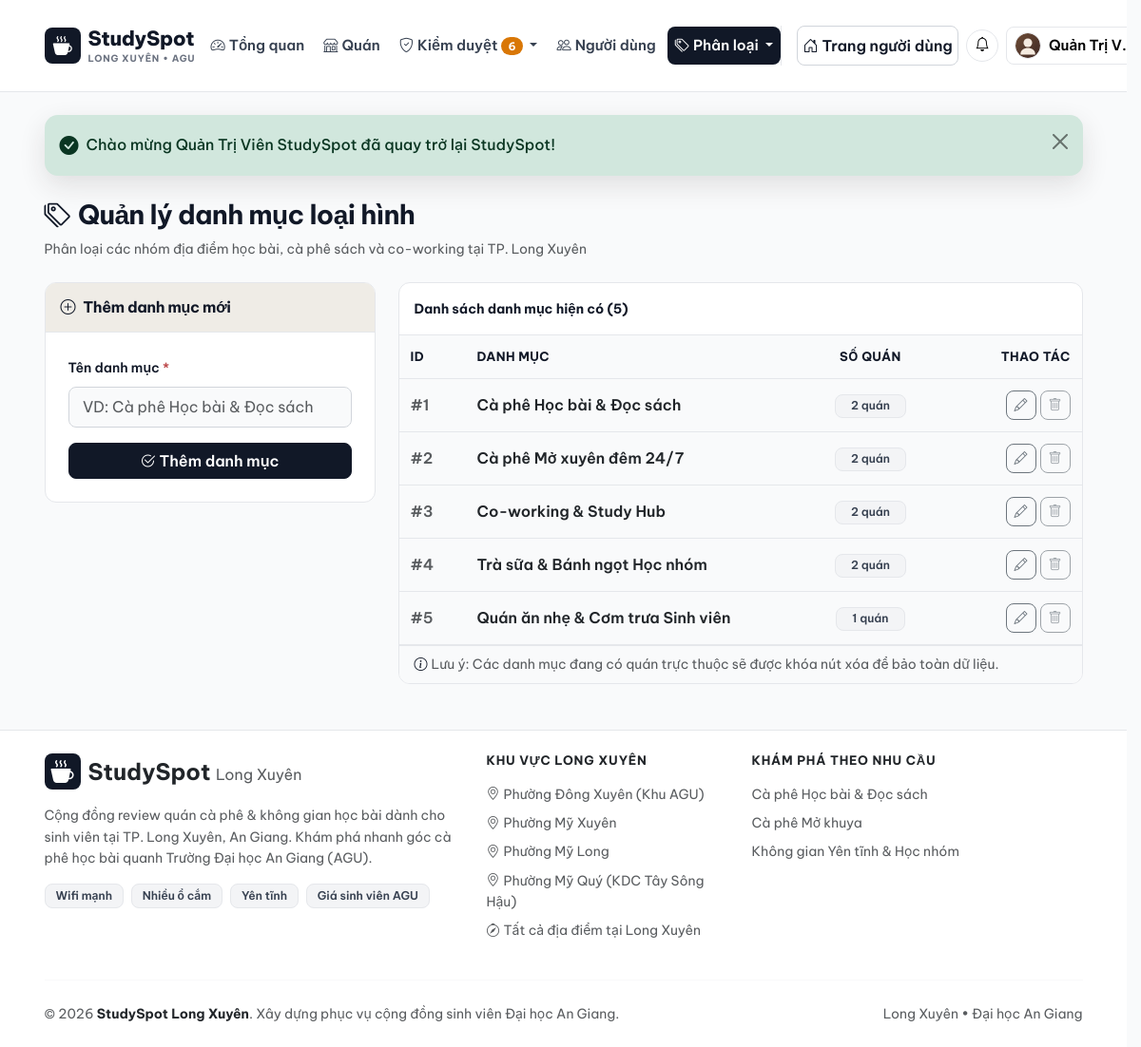
Page /admin/category (signed in) on the earlier database version.
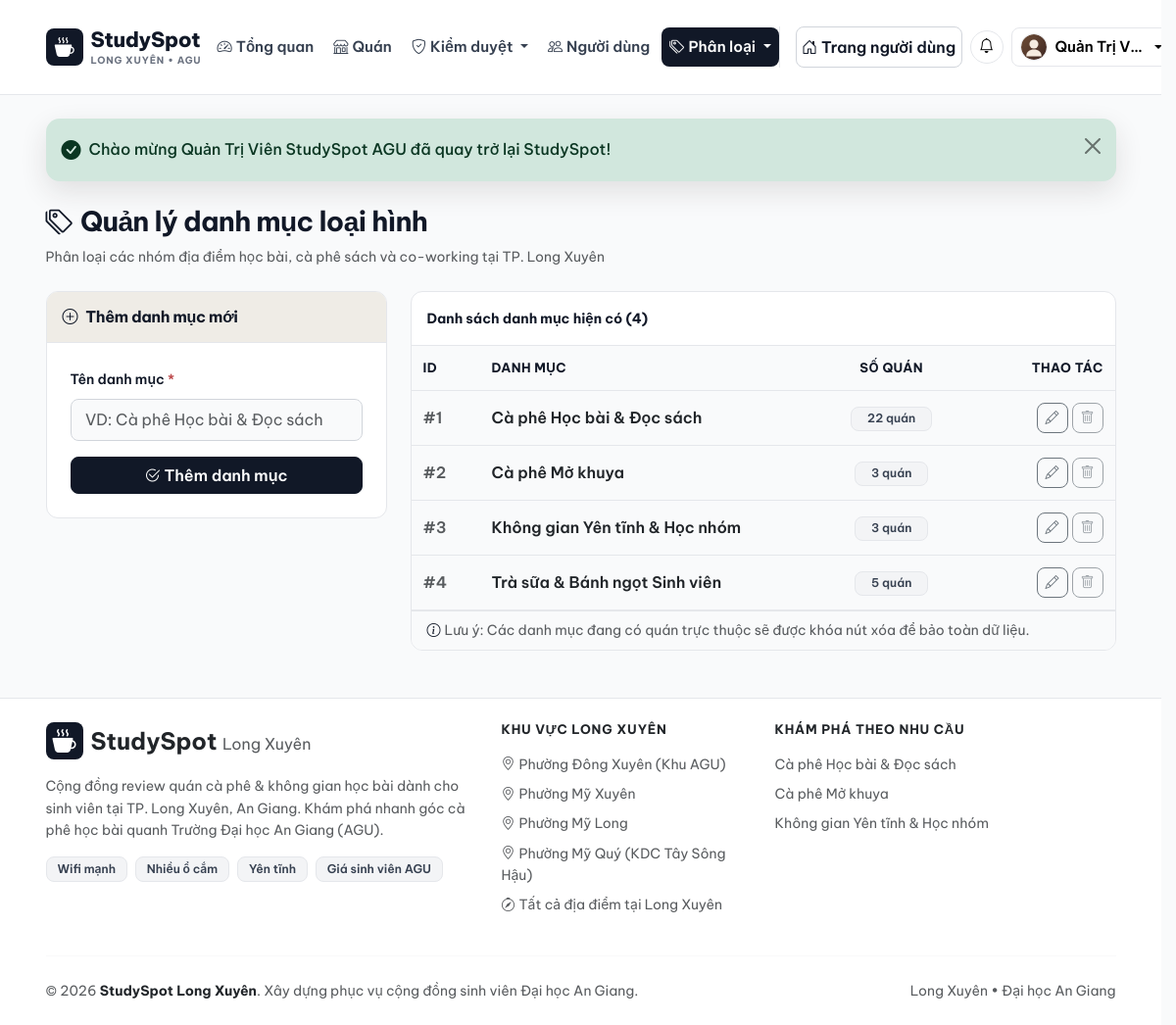
Same page on the later database version.
### tables this page shows
CREATE TABLE `categories` (
  `id` int(10) unsigned NOT NULL AUTO_INCREMENT,
  `name` varchar(100) NOT NULL COMMENT 'Tên danh mục loại hình',
  PRIMARY KEY (`id`)
);

### controllers/Admin/AdminCategoryController.php (called while the page is built, shortened)
<?php
class AdminCategoryController extends Controller
{
    private Category $categoryModel;
    public function __construct()
    {
        $this->categoryModel = new Category();
    }
    public function index(): void
    {
        $categories = $this->categoryModel->getAllWithPlaceCount();
        $editCategory = null;
        $this->render('admin/categories/index', [
            'pageTitle'    => 'Quản lý Danh mục loại hình',
            'categories'   => $categories,
            'editCategory' => $editCategory,
        ], 'admin');
    }
}

### core/Router.php (called while the page is built, shortened)
<?php
class Router
{
    public function dispatch(): void
    {
        $actionSegment = 'index';
        $params = [];
        if (!empty($_GET['url'])) {
            $url = trim(filter_var($_GET['url'], FILTER_SANITIZE_URL), '/');
            $segments = $url !== '' ? explode('/', $url) : [];
            if (!empty($segments) && strtolower($segments[0]) === 'admin') {
                array_shift($segments);
                $controllerSegment = !empty($segments[0]) ? array_shift($segments) : 'dashboard';
                $actionSegment = !empty($segments[0]) ? array_shift($segments) : 'index';
                $params = $segments;
            } else {
                $controllerSegment = !empty($segments[0]) ? array_shift($segments) : 'home';
                $actionSegment = !empty($segments[0]) ? array_shift($segments) : 'index';
                $params = $segments;
            }
        }
        $actionMethod = $this->camelCase($actionSegment);
        $controllerObject = new $controllerClass();
        call_user_func_array([$controllerObject, $actionMethod], $params);
    }
    private function studlyCase(string $value): string
    {
        $value = str_replace(['-', '_'], ' ', strtolower($value));
        return str_replace(' ', '', ucwords($value));
    }
    private function camelCase(string $value): string
    {
        return lcfirst($this->studlyCase($value));
    }
}

### index.php (called while the page is built, shortened)
<?php
require_once __DIR__ . '/helpers/functions.php';
spl_autoload_register(function (string $className): void {
    $directories = [
        ROOT_PATH . '/core/',
        ROOT_PATH . '/models/',
        ROOT_PATH . '/controllers/',
        ROOT_PATH . '/controllers/Admin/',
    ];
    foreach ($directories as $directory) {
        $file = $directory . $className . '.php';
        if (file_exists($file)) {
            return;
        }
    }
});
$router = new Router();
$router->dispatch();

### core/Model.php (called while the page is built, shortened)
<?php
class Model
{
    protected static ?PDO $pdo = null;
    public static function getConnection(): PDO
    {
        if (self::$pdo === null) {
            $dsn = sprintf(
                'mysql:host=%s;dbname=%s;charset=%s',
                DB_HOST,
                DB_NAME,
                DB_CHARSET
            );
            $options = [
                PDO::ATTR_ERRMODE            => PDO::ERRMODE_EXCEPTION,
                PDO::ATTR_DEFAULT_FETCH_MODE => PDO::FETCH_ASSOC,
                PDO::ATTR_EMULATE_PREPARES   => false,
            ];
            try {
                self::$pdo = new PDO($dsn, DB_USER, DB_PASS, $options);
            } catch (PDOException $e) {
                http_response_code(500);
                die('<div style="font-family:sans-serif;padding:40px;text-align:center;">
                        <h2>Không thể kết nối Cơ sở dữ liệu</h2>
                        <p>Vui lòng kiểm tra MySQL trong XAMPP và đảm bảo đã tạo CSDL <strong>studyspot</strong>.</p>
                    </div>');
            }
        }
        return self::$pdo;
    }
    protected function query(string $sql, array $params = []): PDOStatement
    {
        $stmt = self::getConnection()->prepare($sql);
        $stmt->execute($params);
        return $stmt;
    }
    protected function fetchAll(string $sql, array $params = []): array
    {
        return $this->query($sql, $params)->fetchAll();
    }
    protected function fetchColumn(string $sql, array $params = []): mixed
    {
        return $this->query($sql, $params)->fetchColumn();
    }
}

### models/Category.php (called while the page is built, shortened)
<?php
class Category extends Model
{
    public function getAllWithPlaceCount(): array
    {
        $sql = "SELECT c.id, c.name,
                       COUNT(p.id) AS place_count,
                       SUM(CASE WHEN p.status = 'active' THEN 1 ELSE 0 END) AS active_place_count
                FROM categories c
                LEFT JOIN places p ON p.category_id = c.id
                GROUP BY c.id, c.name
                ORDER BY c.id ASC";
        return $this->fetchAll($sql);
    }
}

### helpers/functions.php (called while the page is built, shortened)
<?php
function e(?string $value): string
{
    return htmlspecialchars((string) $value, ENT_QUOTES, 'UTF-8');
}
function base_url(string $path = ''): string
{
    return rtrim(BASE_URL, '/') . '/' . ltrim($path, '/');
}

### core/Session.php (called while the page is built, shortened)
<?php
class Session
{
    public static function flash(string $key, ?string $message = null, string $type = 'success'): ?array
    {
        if (isset($_SESSION['_flash'][$key])) {
            $flash = $_SESSION['_flash'][$key];
            return $flash;
        }
        return null;
    }
    public static function csrfToken(): string
    {
        return $_SESSION['_csrf_token'];
    }
}

### models/Review.php (called while the page is built, shortened)
<?php
class Review extends Model
{
    public function countByStatus(?string $status = null): int
    {
        if ($status !== null) {
            return (int) $this->fetchColumn('SELECT COUNT(*) FROM reviews WHERE status = :status', [':status' => $status]);
        }
        return (int) $this->fetchColumn('SELECT COUNT(*) FROM reviews');
    }
}

### models/ReviewReport.php (called while the page is built, shortened)
<?php
class ReviewReport extends Model
{
    public function countPending(): int
    {
        return (int) $this->fetchColumn("SELECT COUNT(*) FROM review_reports WHERE status = 'pending'");
    }
}

### views/admin/categories/index.php (the view, shortened to what the changed rows need)
<div class="d-flex justify-content-between align-items-center mb-4">
    <div>
        <h1 class="page-title"><i class="bi bi-tags me-2"></i>Quản lý danh mục loại hình</h1>
    </div>
</div>
<div class="row g-4">
    <div class="col-lg-8">
        <div class="surface-card overflow-hidden">
            <div class="p-3 border-bottom d-flex justify-content-between align-items-center">
                <span class="fw-bold small text-coffee">Danh sách danh mục hiện có (<?= count($categories) ?>)</span>
            </div>
            <div class="table-responsive">
                <table class="table admin-table table-hover align-middle mb-0">
                    <thead>
                        <tr>
                            <th width="70" class="ps-3">ID</th>
                            <th>Danh mục</th>
                            <th class="text-center">Số quán</th>
                            <th width="160" class="text-end pe-3">Thao tác</th>
                        </tr>
                    </thead>
                    <tbody>
                        <?php if (empty($categories)): ?>
                            <tr>
                                <td colspan="4" class="text-center text-muted py-4">Chưa có danh mục nào.</td>
                            </tr>
                        <?php else: ?>
                            <?php foreach ($categories as $cat): ?>
                                <tr>
                                    <td class="ps-3 fw-semibold text-muted">#<?= (int) $cat['id'] ?></td>
                                    <td class="fw-semibold text-dark"><?= e($cat['name']) ?></td>
                                    <td class="text-center">
                                        <span class="pill-amenity px-3">
                                            <?= (int) $cat['place_count'] ?> quán
                                        </span>
                                    </td>
                                    <td class="text-end pe-3">
                                        <div class="d-inline-flex gap-1">
                                        <a href="<?= base_url('admin/category?edit_id=' . (int) $cat['id']) ?>" class="btn btn-sm btn-outline-secondary" data-bs-toggle="tooltip" title="Sửa tên danh mục">
                                            <i class="bi bi-pencil"></i>
                                        </a>
                                        <form action="<?= base_url('admin/category/delete/' . (int) $cat['id']) ?>" method="POST" class="d-inline" onsubmit="return confirm('Bạn có chắc chắn muốn xóa danh mục này?');">
                                            <button type="submit" class="btn btn-sm <?= ((int) $cat['place_count'] > 0) ? 'btn-outline-secondary' : 'btn-outline-danger' ?>" data-bs-toggle="tooltip" title="<?= ((int) $cat['place_count'] > 0) ? 'Đang có quán thuộc danh mục này' : 'Xóa danh mục' ?>" <?= ((int) $cat['place_count'] > 0) ? 'disabled' : '' ?>>
                                                <i class="bi bi-trash"></i>
                                            </button>
                                        </form>
                                        </div>
                                    </td>
                                </tr>
                            <?php endforeach; ?>
                        <?php endif; ?>
                    </tbody>
                </table>
            </div>
        </div>
    </div>
</div>

### views/layouts/admin.php (shortened to what the changed rows need)
<?php
$flash = Session::flash('alert');
$currentUrl = $_GET['url'] ?? '';
$pendingReviewBadgeCount = 0;
try {
    if (class_exists('Review')) {
        $pendingReviewBadgeCount = (new Review())->countByStatus('pending');
    }
} catch (Throwable $e) {
    $pendingReviewBadgeCount = 0;
}
$pendingReportBadgeCount = 0;
try {
    if (class_exists('ReviewReport')) {
        $pendingReportBadgeCount = (new ReviewReport())->countPending();
    }
} catch (Throwable $e) {
    $pendingReportBadgeCount = 0;
}
?>
<!DOCTYPE html>
<html lang="vi">
<head>
    <link href="https://cdn.jsdelivr.net/npm/bootstrap@5.3.3/dist/css/bootstrap.min.css" rel="stylesheet">
    <link href="https://cdn.jsdelivr.net/npm/bootstrap-icons@1.11.3/font/bootstrap-icons.min.css" rel="stylesheet">
    <link href="<?= base_url('assets/css/style.css') . '?v=' . filemtime(ROOT_PATH . '/assets/css/style.css') ?>" rel="stylesheet">
</head>
<body class="d-flex flex-column min-vh-100 bg-light-warm" data-base-url="<?= e(BASE_URL) ?>" data-csrf="<?= e(Session::csrfToken()) ?>">
    <header class="sticky-top navbar-warm">
        <nav class="navbar navbar-expand-lg py-2">
            <div class="container">
                <div class="collapse navbar-collapse d-none d-lg-flex" id="mainNavbar">
                    <ul class="navbar-nav me-auto mb-2 mb-lg-0 gap-lg-1 flex-lg-nowrap">
                        <li class="nav-item dropdown">
                            <a class="nav-link dropdown-toggle text-nowrap <?= (str_starts_with($currentUrl, 'admin/review') || str_starts_with($currentUrl, 'admin/report')) ? 'active' : '' ?>" href="#" role="button" data-bs-toggle="dropdown" aria-expanded="false">
                                <i class="bi bi-shield-check me-1"></i>Kiểm duyệt<?php if (($pendingReviewBadgeCount + $pendingReportBadgeCount) > 0): ?> <span class="badge rounded-pill badge-pending-count"><?= $pendingReviewBadgeCount + $pendingReportBadgeCount ?></span><?php endif; ?>
                            </a>
                        </li>
                    </ul>
                </div>
            </div>
        </nav>
</header>
    <main class="flex-grow-1">
        <div class="container py-4">
            <?php if (!empty($flash)): ?>
                <div class="alert alert-<?= e($flash['type']) ?> alert-dismissible fade show flash-toast-banner d-flex align-items-center mb-4" role="alert">
                    <i class="bi <?= ($flash['type'] === 'danger') ? 'bi-exclamation-triangle-fill' : 'bi-check-circle-fill' ?> fs-5 me-2"></i>
                    <div class="fw-medium"><?= e($flash['message']) ?></div>
                    <button type="button" class="btn-close" data-bs-dismiss="alert" aria-label="Đóng"></button>
                </div>
            <?php endif; ?>
            <?= $content ?? '' ?>
        </div>
    </main>
</body>
</html>

Differences in the rows shown:
removed categories: id "5", name "Quán ăn nhẹ & Cơm trưa Sinh viên", place_count "1"
computed for categories "Cà phê Học bài & Đọc sách": place_count "2" → "22"
changed categories id 2: name "Cà phê Mở xuyên đêm 24/7" → "Cà phê Mở khuya"; place_count "2" → "3"
changed categories id 3: name "Co-working & Study Hub" → "Không gian Yên tĩnh & Học nhóm"; place_count "2" → "3"
changed categories id 4: name "Trà sữa & Bánh ngọt Học nhóm" → "Trà sữa & Bánh ngọt Sinh viên"; place_count "2" → "5"
Other differences:
$flash['message']: "Chào mừng Quản Trị Viên StudySpot đã quay trở lại StudySpot!" → "Chào mừng Quản Trị Viên StudySpot AGU đã quay trở lại StudySpot!"
count($categories): "5" → "4"
$pendingReviewBadgeCount + $pendingReportBadgeCount: "6" → (not shown)
